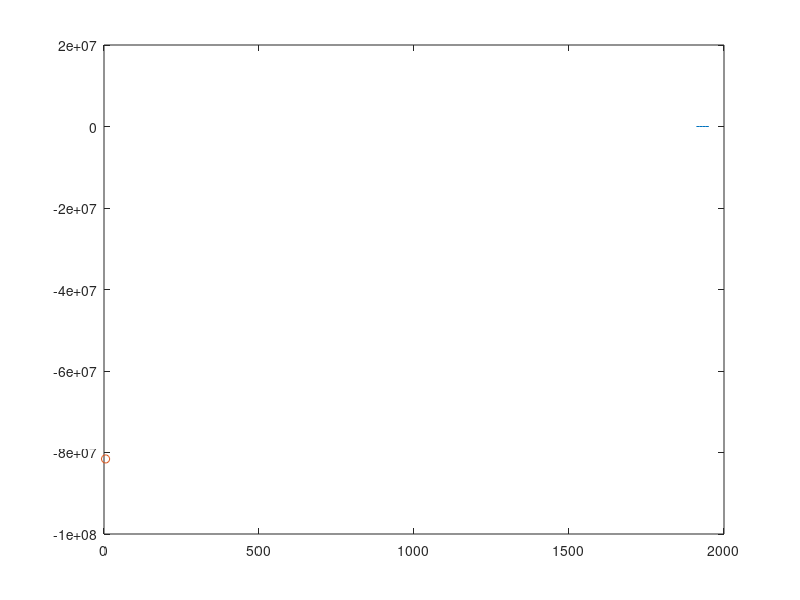

Write MATLAB code to recreate this figure.
% Write a Matlab program by using Gauss Forward central formula..
% Determine the interpolated value for x=1928
% The data sets are given below:
% x=[1911 1921 1931 1941 1951];
% y=[15 20 27 39 52]; 
clc
clear all
x=[1911 1921 1931 1941 1951];
y=[15 20 27 39 52];
n=length(y);
for i=1:n
    D(i,1)=y(i);
end
for i=1:n-1
    for j=1:i
        D(i+1,j+1)=D(i+1,j)-D(i,j);
    end
end
disp([x',D])
z=input('Enter the interplated value: ');
h=abs(x(2)-x(1));
p=(z-x(n-1))/h;
prod(1)=p;
prod(2)=p*(p-1);
prod(3)=p*(p-1)*(p+1);
prod(4)=p*(p-1)*(p+1)*(p-2);
sum(1)=0;
sum(2)=sum(1)+D(4,1)+(prod(1)*D(4,2));
for i=3:n
    sum(i)=sum(i-1)+(prod(i-1)*D(5,i))/factorial(i);
end
fprintf('The required value is: %f',sum(n));
%graph
plot(x,y)
hold on
plot(z,sum(n),'o')